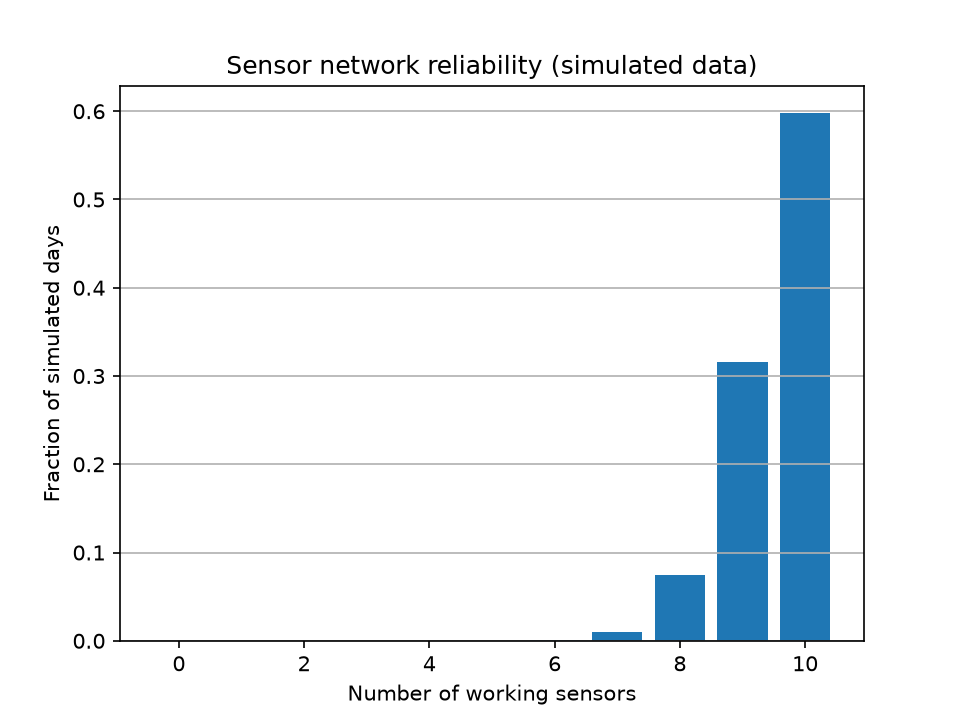

Source code (Python):
from pathlib import Path

import numpy as np
import matplotlib.pyplot as plt

# Real-world case: reliability of an IoT sensor network.
# 10 sensors each work on a given day with probability 0.95.
# The network is "degraded" if fewer than 9 sensors work.
# The probability 0.95 is ASSUMED, and the days are SIMULATED.
rng = np.random.default_rng(42)

n_sensors = 10
p_working = 0.95
min_working = 9
N = 100_000          # number of simulated days

# Each row is one day, each column is one sensor (True = working)
working = rng.random((N, n_sensors)) < p_working
count_working = working.sum(axis=1)

degraded = count_working < min_working
degraded_probability = degraded.mean()

print(f"Estimated probability of a degraded network: {degraded_probability:.4%}")
print(f"Number of degraded days: {degraded.sum()} out of {N}")
print(f"Average number of working sensors: {count_working.mean():.3f}")

counts = np.bincount(count_working, minlength=n_sensors + 1)
plt.bar(np.arange(n_sensors + 1), counts / N)
plt.xlabel("Number of working sensors")
plt.ylabel("Fraction of simulated days")
plt.title("Sensor network reliability (simulated data)")
plt.grid(True, axis="y")
plt.savefig(Path(__file__).with_name("Task_20_real_world_case.png"), dpi=150)
plt.show()
